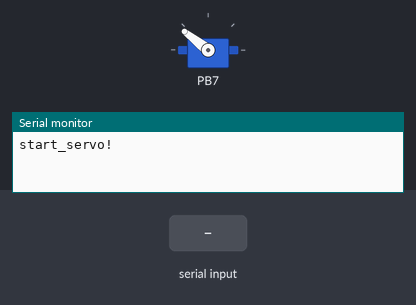
The program below on a simulated ATmega128, built with avr-gcc and emulated at 16 MHz. Shown: servo, the last lines printed to the serial monitor. Inputs (shaded band) come from the test bench. Servo pulses on a pin are drawn as a servo (544–2400 µs = 0–180°).

Above: at 1.9 s.
2.0 s: "90,45\n" received over Serial
At 2.6 s:
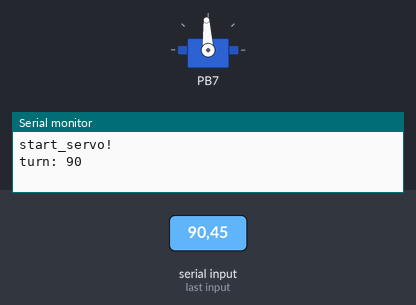
3.5 s: "200\n" received over Serial
At 4.7 s:
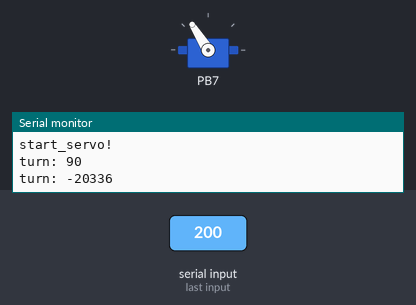
5.0 s: "30,150\n" received over Serial
At 6.1 s:
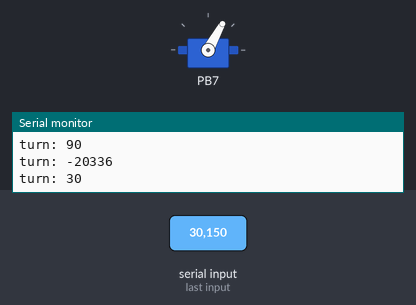
6.5 s: "90\n" received over Serial
At 7.2 s:
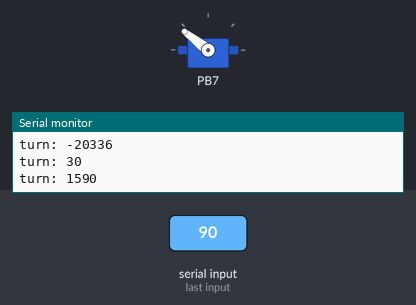
8.0 s: "5\n" received over Serial
At 8.3 s:
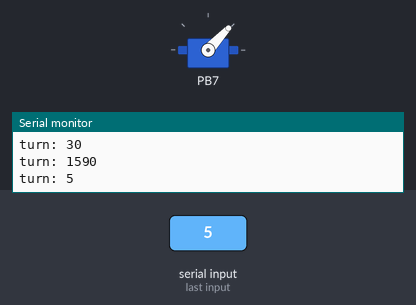
Timing chart, 0 to 10.5 s (numbered marks = the images above; inputs shaded):
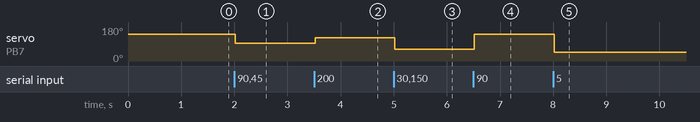

Measured:
- after the input at 2.0 s, servo on PB7: 142° → 93° at once
- after the input at 3.5 s, servo on PB7: 93° → 122° at once
- after the input at 5.0 s, servo on PB7: 122° → 61° at once
- after the input at 6.5 s, servo on PB7: 61° → 142° at once
- after the input at 8.0 s, servo on PB7: 142° → 47° at once

The program:

main.c
```c
#define F_CPU 16000000
#include <avr/io.h>
#include <stdlib.h>
#include <util/delay.h>
void servo_init();
void uart_init();
void set_servo();
void turn_servo(int angle);
void Uart_Putstr(char *str);
int Get_angle(void);
char UART0_receive(void);
void Uart_Putnum(int num);
int main(void)
{	servo_init();
	uart_init();
	set_servo();

	Uart_Putstr("start_servo!\r\n");
	while(1)
	{
		int angle = Get_angle();       // 각도 숫자로 바로 받음

		// 각도 확인 출력
		Uart_Putstr("turn: ");
		Uart_Putnum(angle);            // 숫자 출력 함수 (아래 추가)
		Uart_Putstr("\r\n");

		// 서보 돌리기
		turn_servo(angle);
	}
}

void servo_init(){
	DDRB = 0x80;    // PB7 출력

	TCCR1A = 0x0A;  // COM1C1=1 (OC1C 비반전 출력), WGM11=1
	TCCR1B = 0x1B;  // WGM13:12=11 → Fast PWM, TOP=ICR1, 분주 64
	ICR1  = 4999;   // TOP → 20ms(50Hz)
	/*OCR1C = 375;*/    // 0도 (1.5ms)
}
void uart_init(){
	DDRE =0x02;
	UBRR0L =16; UBRR0H=0;
	UCSR0A=0x20;
	UCSR0B=0x18;
	UCSR0C=0x06;
}
void set_servo(){
	OCR1C = 500;   //  90도 (2.0ms)
	_delay_ms(1000);
}
void turn_servo(int angle){
	// 각도 범위 제한 (안전장치)
	if (angle < 0)   angle = 0;
	if (angle > 180) angle = 180;

	// 펄스 폭 계산
	// 0.5us 단위이므로: 1ms = 2000틱, 2ms = 4000틱
	// 0° → 2000,  180° → 4000
	// OCR1A = 2000 + (angle / 180) * 2000
	OCR1C = 250 + ((long)angle * 250) / 180;
}
void Uart_Putstr(char *str){
	while(*str){
		while(!(UCSR0A&(1<<UDRE0)));
		UDR0 = *str++;
	}
}
char UART0_receive(void)
{
	while (!(UCSR0A & (1 << RXC0)));  // 수신 완료(RXC1) 대기
	return UDR0;                       // 받은 데이터 반환
}
// 각도를 숫자로 바로 받아서 int로 반환
int Get_angle(void){
	int num = 0;
	int got_digit = 0;   // 숫자를 하나라도 받았는지 표시

	while (1) {
		char c = UART0_receive();

		if (c >= '0' && c <= '9') {   // 숫자면 조립
			num = num * 10 + (c - '0');
			got_digit = 1;
		}
		else {                         // 숫자가 아닌 문자(엔터/공백 등)가 오면
			if (got_digit)             // 숫자를 이미 받았으면 → 입력 끝
			return num;
			// 아직 숫자 없으면 그냥 무시하고 계속 대기
		}
	}
}
// 정수를 UART로 출력
void Uart_Putnum(int num){
	char buf[6];
	itoa(num, buf, 10);   // stdlib.h의 itoa 사용 (10진수)
	Uart_Putstr(buf);
}	
```
